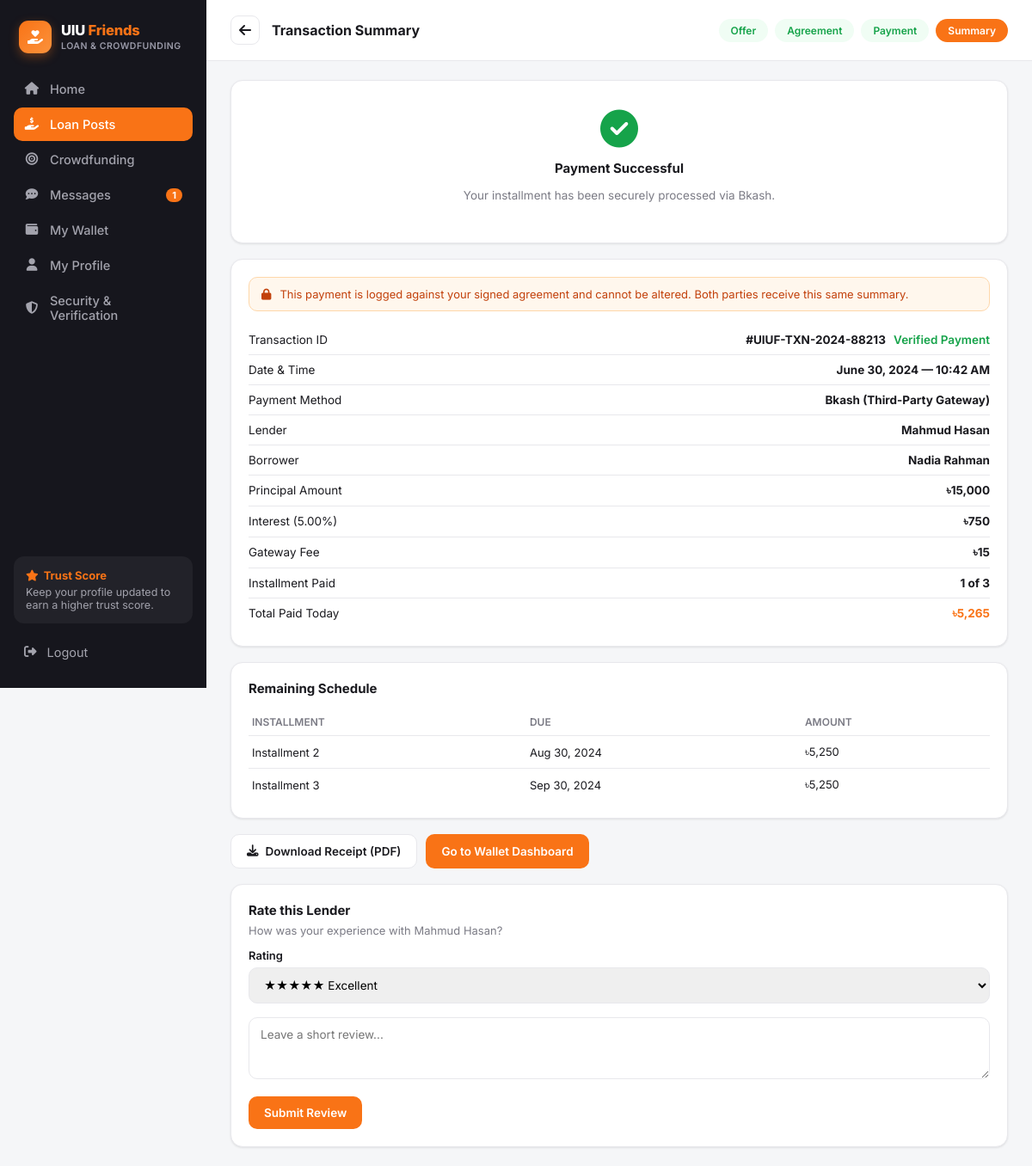
The page /summary.php?txn=1 (signed in) on the database its author committed.
### tables this page shows
CREATE TABLE transactions (
    id                  INT AUTO_INCREMENT PRIMARY KEY,
    agreement_id        INT NOT NULL,
    installment_id      INT DEFAULT NULL,
    txn_ref             VARCHAR(40) NOT NULL UNIQUE,
    payer_id            INT NOT NULL,
    payee_id            INT NOT NULL,
    amount              DECIMAL(12,2) NOT NULL,
    gateway_fee         DECIMAL(12,2) NOT NULL DEFAULT 0,
    payment_method      ENUM('bkash','nagad','card','bank') NOT NULL,
    status              ENUM('success','pending','failed') NOT NULL DEFAULT 'success',
    created_at          DATETIME NOT NULL DEFAULT CURRENT_TIMESTAMP,
    FOREIGN KEY (agreement_id) REFERENCES agreements(id) ON DELETE CASCADE,
    FOREIGN KEY (installment_id) REFERENCES installments(id) ON DELETE SET NULL,
    FOREIGN KEY (payer_id) REFERENCES users(id) ON DELETE CASCADE,
    FOREIGN KEY (payee_id) REFERENCES users(id) ON DELETE CASCADE
);

CREATE TABLE users (
    id                      INT AUTO_INCREMENT PRIMARY KEY,
    full_name               VARCHAR(120)  NOT NULL,
    email                   VARCHAR(150)  NOT NULL UNIQUE,
    password_hash           VARCHAR(255)  NOT NULL,
    student_id              VARCHAR(30)   NOT NULL UNIQUE,
    department              VARCHAR(20)   NOT NULL,
    batch                   VARCHAR(10)   NOT NULL,
    phone                   VARCHAR(20)   DEFAULT NULL,
    avatar                  VARCHAR(255)  DEFAULT 'assets/img/default-avatar.svg',
    role                    ENUM('user','admin') NOT NULL DEFAULT 'user',
    trust_score             DECIMAL(3,2)  NOT NULL DEFAULT 4.00,
    uiu_id_verified         TINYINT(1)    NOT NULL DEFAULT 0,
    email_verified          TINYINT(1)    NOT NULL DEFAULT 0,
    phone_verified          TINYINT(1)    NOT NULL DEFAULT 0,
    payment_linked          TINYINT(1)    NOT NULL DEFAULT 0,
    agreement_accepted      TINYINT(1)    NOT NULL DEFAULT 0,
    status                  ENUM('active','suspended') NOT NULL DEFAULT 'active',
    created_at              DATETIME      NOT NULL DEFAULT CURRENT_TIMESTAMP
);

CREATE TABLE agreements (
    id                  INT AUTO_INCREMENT PRIMARY KEY,
    loan_post_id        INT NOT NULL,
    offer_id            INT NOT NULL,
    borrower_id         INT NOT NULL,
    lender_id           INT NOT NULL,
    principal           DECIMAL(12,2) NOT NULL,
    interest_rate       DECIMAL(5,2)  NOT NULL,
    tenure_months       INT NOT NULL,
    total_payable       DECIMAL(12,2) NOT NULL,
    repayment_plan      ENUM('emi','full') DEFAULT NULL,
    borrower_signed     TINYINT(1) NOT NULL DEFAULT 0,
    lender_signed       TINYINT(1) NOT NULL DEFAULT 0,
    status              ENUM('pending_confirmation','active','completed','disputed') NOT NULL DEFAULT 'pending_confirmation',
    created_at          DATETIME NOT NULL DEFAULT CURRENT_TIMESTAMP,
    FOREIGN KEY (loan_post_id) REFERENCES loan_posts(id) ON DELETE CASCADE,
    FOREIGN KEY (offer_id) REFERENCES loan_offers(id) ON DELETE CASCADE,
    FOREIGN KEY (borrower_id) REFERENCES users(id) ON DELETE CASCADE,
    FOREIGN KEY (lender_id) REFERENCES users(id) ON DELETE CASCADE
);

CREATE TABLE installments (
    id              INT AUTO_INCREMENT PRIMARY KEY,
    agreement_id    INT NOT NULL,
    installment_no  INT NOT NULL,
    due_date        DATE NOT NULL,
    amount          DECIMAL(12,2) NOT NULL,
    status          ENUM('due','paid','late') NOT NULL DEFAULT 'due',
    FOREIGN KEY (agreement_id) REFERENCES agreements(id) ON DELETE CASCADE
);

### includes/functions.php (called while the page is built, shortened)
<?php
require_once __DIR__ . '/../config/db.php';
function is_logged_in(): bool {
    return isset($_SESSION['user_id']);
}
function current_user(): ?array {
    global $pdo;
    $stmt = $pdo->prepare("SELECT * FROM users WHERE id = ?");
    $stmt->execute([$_SESSION['user_id']]);
    $cache = $stmt->fetch();
    return $cache;
}
function e(?string $str): string {
    return htmlspecialchars($str ?? '', ENT_QUOTES, 'UTF-8');
}
function taka(float $amount): string {
    return '৳' . number_format($amount, $amount == floor($amount) ? 0 : 2);
}

### summary.php (the view, shortened to what this page needs)
<?php
require_once __DIR__ . '/includes/functions.php';
$u = current_user();
$txnId = (int)($_GET['txn'] ?? 0);
$stmt = $pdo->prepare("SELECT t.*, i.installment_no, i.due_date,
    (SELECT COUNT(*) FROM installments WHERE agreement_id=t.agreement_id) total_installments,
    a.principal, a.interest_rate, a.tenure_months,
    pu.full_name payer_name, py.full_name payee_name, py.id payee_id
    FROM transactions t
    LEFT JOIN installments i ON i.id = t.installment_id
    JOIN agreements a ON a.id = t.agreement_id
    JOIN users pu ON pu.id = t.payer_id
    JOIN users py ON py.id = t.payee_id
    WHERE t.id = ?");
$stmt->execute([$txnId]);
$txn = $stmt->fetch();
$remaining = $pdo->prepare("SELECT * FROM installments WHERE agreement_id=? AND status='due' ORDER BY installment_no");
$remaining->execute([$txn['agreement_id']]);
$remainingList = $remaining->fetchAll();
include __DIR__ . '/includes/header.php';
?>
<div class="app-shell">
  <?php include __DIR__ . '/includes/sidebar.php'; ?>
  <div class="main-area">
    <div class="page-header">
      <a href="wallet.php" class="back-btn"><i class="fa-solid fa-arrow-left"></i></a>
      <h1>Transaction Summary</h1>
      <div class="steps-row">
        <span class="step done">Offer</span>
        <span class="step done">Agreement</span>
        <span class="step done">Payment</span>
        <span class="step active">Summary</span>
      </div>
    </div>
    <div class="detail-wrap">
      <div class="detail-main">
        <div class="card" style="text-align:center;padding:34px 20px;">
          <i class="fa-solid fa-circle-check" style="font-size:44px;color:#16a34a;margin-bottom:14px;"></i>
          <h3 style="margin:0 0 6px;">Payment Successful</h3>
          <p style="color:var(--text-muted);font-size:13.5px;">Your installment has been securely processed via <?= ucfirst($txn['payment_method']) ?>.</p>
        </div>
        <div class="card">
          <div class="alert alert-info" style="display:flex;align-items:center;gap:10px;"><i class="fa-solid fa-lock"></i> This payment is logged against your signed agreement and cannot be altered. Both parties receive this same summary.</div>
          <div class="info-row"><span>Transaction ID</span><span class="val">#<?= e($txn['txn_ref']) ?> <span class="badge-verified" style="margin-left:6px;">Verified Payment</span></span></div>
          <div class="info-row"><span>Date & Time</span><span class="val"><?= date('F d, Y — h:i A', strtotime($txn['created_at'])) ?></span></div>
          <div class="info-row"><span>Payment Method</span><span class="val"><?= ucfirst($txn['payment_method']) ?> (Third-Party Gateway)</span></div>
          <div class="info-row"><span>Lender</span><span class="val"><?= e($txn['payee_name']) ?></span></div>
          <div class="info-row"><span>Borrower</span><span class="val"><?= e($txn['payer_name']) ?></span></div>
          <div class="info-row"><span>Principal Amount</span><span class="val"><?= taka($txn['principal']) ?></span></div>
          <div class="info-row"><span>Interest (<?= $txn['interest_rate'] ?>%)</span><span class="val"><?= taka($txn['principal'] * $txn['interest_rate'] / 100) ?></span></div>
          <div class="info-row"><span>Gateway Fee</span><span class="val"><?= taka($txn['gateway_fee']) ?></span></div>
          <?php if ($txn['installment_no']): ?>
          <div class="info-row"><span>Installment Paid</span><span class="val"><?= $txn['installment_no'] ?> of <?= $txn['total_installments'] ?></span></div>
          <?php endif; ?>
          <div class="info-row"><span>Total Paid Today</span><span class="val orange"><?= taka($txn['amount'] + $txn['gateway_fee']) ?></span></div>
        </div>
        <?php if ($remainingList): ?>
        <div class="card">
          <h3>Remaining Schedule</h3>
          <table class="simple-table">
            <tr><th>Installment</th><th>Due</th><th>Amount</th></tr>
            <?php foreach ($remainingList as $r): ?>
              <tr><td>Installment <?= $r['installment_no'] ?></td><td><?= date('M d, Y', strtotime($r['due_date'])) ?></td><td><?= taka($r['amount']) ?></td></tr>
            <?php endforeach; ?>
          </table>
        </div>
        <?php endif; ?>
        <div class="post-actions" style="border:none;padding:0;">
          <a href="#" onclick="window.print();return false;" class="btn btn-outline"><i class="fa-solid fa-download"></i> Download Receipt (PDF)</a>
          <a href="wallet.php" class="btn btn-primary">Go to Wallet Dashboard</a>
        </div>
        <?php if ($u['id'] == $txn['payer_id']): ?>
        <div class="card">
          <h3>Rate this Lender</h3>
          <p style="font-size:13px;color:var(--text-muted);margin-top:-8px;">How was your experience with <?= e($txn['payee_name']) ?>?</p>
          <form method="post">
            <div class="form-group">
              <label>Rating</label>
              <select name="rating">
                <option value="5">★★★★★ Excellent</option>
              </select>
            </div>
            <div class="form-group"><textarea name="comment" rows="3" placeholder="Leave a short review..."></textarea></div>
            <button type="submit" class="btn btn-primary">Submit Review</button>
          </form>
        </div>
        <?php endif; ?>
      </div>
    </div>
  </div>
</div>
</body>
</html>

### assets/css/style.css (style rules this page uses)
:root { --orange: #f97316; --orange-dark: #ea580c; --sidebar-bg: #16161d; --sidebar-text: #a3a3ad; --sidebar-active: #f97316; --bg: #f5f6f8; --card-bg: #ffffff; --border: #e8e8ec; --text-dark: #1a1a1f; --text-muted: #7b7b85; --green: #16a34a; --radius: 14px; --shadow: 0 1px 3px rgba(0,0,0,.06), 0 1px 2px rgba(0,0,0,.04); }
* { box-sizing: border-box; }
body { margin: 0; font-family: 'Inter', -apple-system, BlinkMacSystemFont, 'Segoe UI', sans-serif; background: var(--bg); color: var(--text-dark); }
a { text-decoration: none; color: inherit; }
button { font-family: inherit; cursor: pointer; }
input, select, textarea { font-family: inherit; }
.app-shell { display: flex; min-height: 100vh; }
.main-area { flex: 1; min-width: 0; display: flex; flex-direction: column; }
.badge-verified { color: var(--green); font-weight: 600; display:inline-flex; align-items:center; gap:4px; }
.card { background: var(--card-bg); border: 1px solid var(--border); border-radius: var(--radius); box-shadow: var(--shadow); padding: 20px; }
.card h3 { margin: 0 0 14px; font-size: 15px; }
.btn { border: none; border-radius: 10px; padding: 11px 18px; font-size: 13.5px; font-weight: 600; display: inline-flex; align-items: center; gap: 8px; }
.btn-primary { background: var(--orange); color: #fff; }
.btn-outline { background: #fff; border: 1px solid var(--border); color: var(--text-dark); }
.post-actions { display: flex; gap: 10px; border-top: 1px solid var(--border); padding-top: 14px; }
.form-group { margin-bottom: 16px; }
.form-group label { display: block; font-size: 13px; font-weight: 600; margin-bottom: 6px; }
.form-group input, .form-group select, .form-group textarea { width: 100%; border: 1px solid var(--border); border-radius: 10px; padding: 11px 13px; font-size: 13.5px; outline: none; }
.alert { padding: 11px 14px; border-radius: 10px; font-size: 13px; margin-bottom: 16px; }
.alert-info { background: #fff7ed; color: #c2410c; border: 1px solid #fed7aa; }
.page-header { display: flex; align-items: center; gap: 14px; padding: 18px 28px; background: #fff; border-bottom: 1px solid var(--border); }
.page-header .back-btn { width: 34px; height: 34px; border-radius: 9px; border: 1px solid var(--border); display: flex; align-items: center; justify-content: center; }
.page-header h1 { font-size: 16px; margin: 0; }
.steps-row { display: flex; gap: 8px; margin-left: auto; }
.steps-row .step { font-size: 12px; font-weight: 600; padding: 6px 14px; border-radius: 20px; background: var(--bg); color: var(--text-muted); }
.steps-row .step.active { background: var(--orange); color: #fff; }
.steps-row .step.done { background: #f0fdf4; color: var(--green); }
.detail-wrap { display: flex; gap: 22px; padding: 22px 28px; align-items: flex-start; }
.detail-main { flex: 1; min-width: 0; display: flex; flex-direction: column; gap: 18px; }
.info-row { display: flex; justify-content: space-between; padding: 9px 0; font-size: 13.5px; border-bottom: 1px solid var(--border); }
.info-row:last-child { border-bottom: none; }
.info-row .val { font-weight: 700; }
.info-row .val.orange { color: var(--orange); }
table.simple-table { width: 100%; border-collapse: collapse; font-size: 13px; }
table.simple-table th { text-align: left; color: var(--text-muted); font-weight: 600; padding: 8px 4px; border-bottom: 1px solid var(--border); font-size: 12px; text-transform: uppercase; }
table.simple-table td { padding: 10px 4px; border-bottom: 1px solid var(--border); }
table.simple-table tr:last-child td { border-bottom: none; }

### rows shown on the page
transactions: payment_method "Bkash", txn_ref "UIUF-TXN-2024-88213", created_at "June 30, 2024 — 10:42 AM", payee.full_name "Mahmud Hasan", payer.full_name "Nadia Rahman", agreement.principal "৳15,000", agreement.interest_rate "5.00", taka($txn['principal']*$txn['interest_rate']/100) "৳750", gateway_fee "৳15", installment.installment_no "1", taka($txn['amount'] + $txn['gateway_fee']) "৳5,265"
installments: installment_no "2", due_date "Aug 30, 2024", amount "৳5,250"
installments: installment_no "3", due_date "Sep 30, 2024", amount "৳5,250"

### other values the page prints
$item['label'] "Home"
$item['label'] "Loan Posts"
$item['label'] "Crowdfunding"
$item['label'] "Messages"
$unread "1"
$item['label'] "My Wallet"
$item['label'] "My Profile"
$item['label'] "Security & Verification"
$txn['total_installments'] "3"
